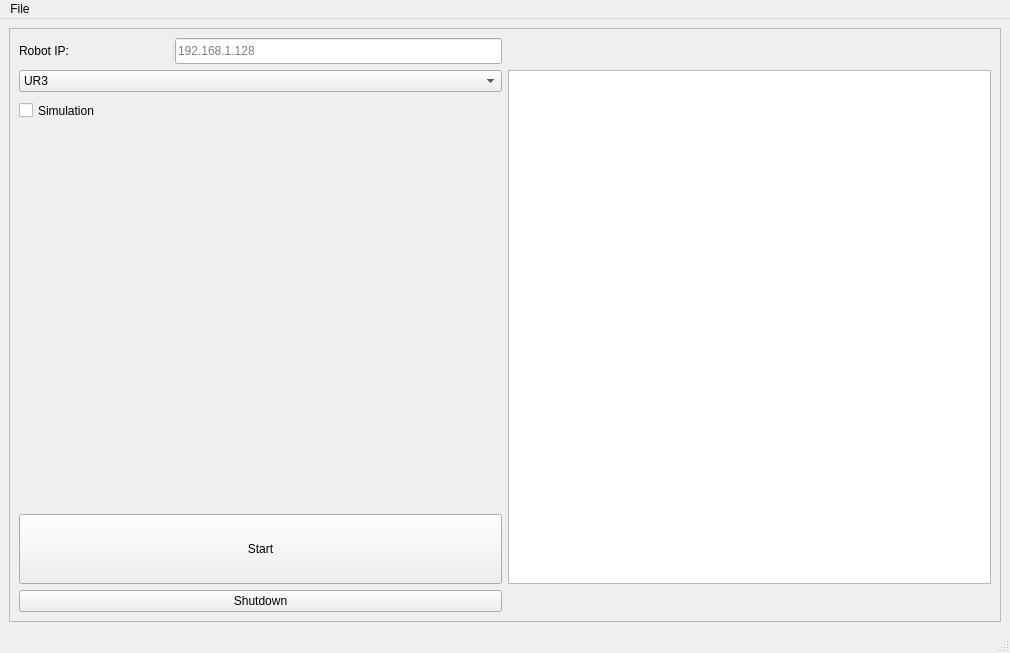
<?xml version="1.0" encoding="UTF-8"?>
<ui version="4.0">
 <class>MainWindow</class>
 <widget class="QMainWindow" name="MainWindow">
  <property name="geometry">
   <rect>
    <x>0</x>
    <y>0</y>
    <width>1010</width>
    <height>653</height>
   </rect>
  </property>
  <property name="windowTitle">
   <string>MainWindow</string>
  </property>
  <widget class="QWidget" name="centralwidget">
   <layout class="QGridLayout" name="gridLayout_3">
    <item row="0" column="1">
     <widget class="QFrame" name="frame">
      <property name="frameShape">
       <enum>QFrame::StyledPanel</enum>
      </property>
      <property name="frameShadow">
       <enum>QFrame::Raised</enum>
      </property>
      <layout class="QGridLayout" name="gridLayout_2">
       <item row="2" column="0">
        <widget class="QSplitter" name="splitter_2">
         <property name="orientation">
          <enum>Qt::Horizontal</enum>
         </property>
         <widget class="QCheckBox" name="simulationCheckBox">
          <property name="maximumSize">
           <size>
            <width>16777215</width>
            <height>25</height>
           </size>
          </property>
          <property name="text">
           <string>Simulation</string>
          </property>
         </widget>
        </widget>
       </item>
       <item row="0" column="0">
        <widget class="QSplitter" name="splitter">
         <property name="orientation">
          <enum>Qt::Horizontal</enum>
         </property>
         <widget class="QLabel" name="RobotIPLabel">
          <property name="text">
           <string>Robot IP:</string>
          </property>
         </widget>
         <widget class="QLineEdit" name="IPLineEdit">
          <property name="maximumSize">
           <size>
            <width>16777215</width>
            <height>26</height>
           </size>
          </property>
          <property name="placeholderText">
           <string>192.168.1.128</string>
          </property>
         </widget>
        </widget>
       </item>
       <item row="1" column="0">
        <widget class="QComboBox" name="RobotComboBox">
         <item>
          <property name="text">
           <string>UR3</string>
          </property>
         </item>
         <item>
          <property name="text">
           <string>UR5</string>
          </property>
         </item>
         <item>
          <property name="text">
           <string>Ur10</string>
          </property>
         </item>
         <item>
          <property name="text">
           <string>UR3e</string>
          </property>
         </item>
         <item>
          <property name="text">
           <string>UR5e</string>
          </property>
         </item>
         <item>
          <property name="text">
           <string>UR10e</string>
          </property>
         </item>
        </widget>
       </item>
       <item row="6" column="0">
        <widget class="QPushButton" name="shutDown">
         <property name="text">
          <string>Shutdown</string>
         </property>
        </widget>
       </item>
       <item row="1" column="1" rowspan="4">
        <widget class="QPlainTextEdit" name="TerminalPlainTextEdit"/>
       </item>
       <item row="4" column="0">
        <widget class="QPushButton" name="startButton">
         <property name="minimumSize">
          <size>
           <width>0</width>
           <height>70</height>
          </size>
         </property>
         <property name="text">
          <string>Start</string>
         </property>
        </widget>
       </item>
      </layout>
     </widget>
    </item>
   </layout>
  </widget>
  <widget class="QMenuBar" name="menubar">
   <property name="geometry">
    <rect>
     <x>0</x>
     <y>0</y>
     <width>1010</width>
     <height>22</height>
    </rect>
   </property>
   <widget class="QMenu" name="menuFile">
    <property name="title">
     <string>File</string>
    </property>
   </widget>
   <addaction name="menuFile"/>
  </widget>
  <widget class="QStatusBar" name="statusbar"/>
 </widget>
 <tabstops>
  <tabstop>IPLineEdit</tabstop>
  <tabstop>RobotComboBox</tabstop>
  <tabstop>TerminalPlainTextEdit</tabstop>
  <tabstop>simulationCheckBox</tabstop>
  <tabstop>startButton</tabstop>
  <tabstop>shutDown</tabstop>
 </tabstops>
 <resources/>
 <connections/>
</ui>
